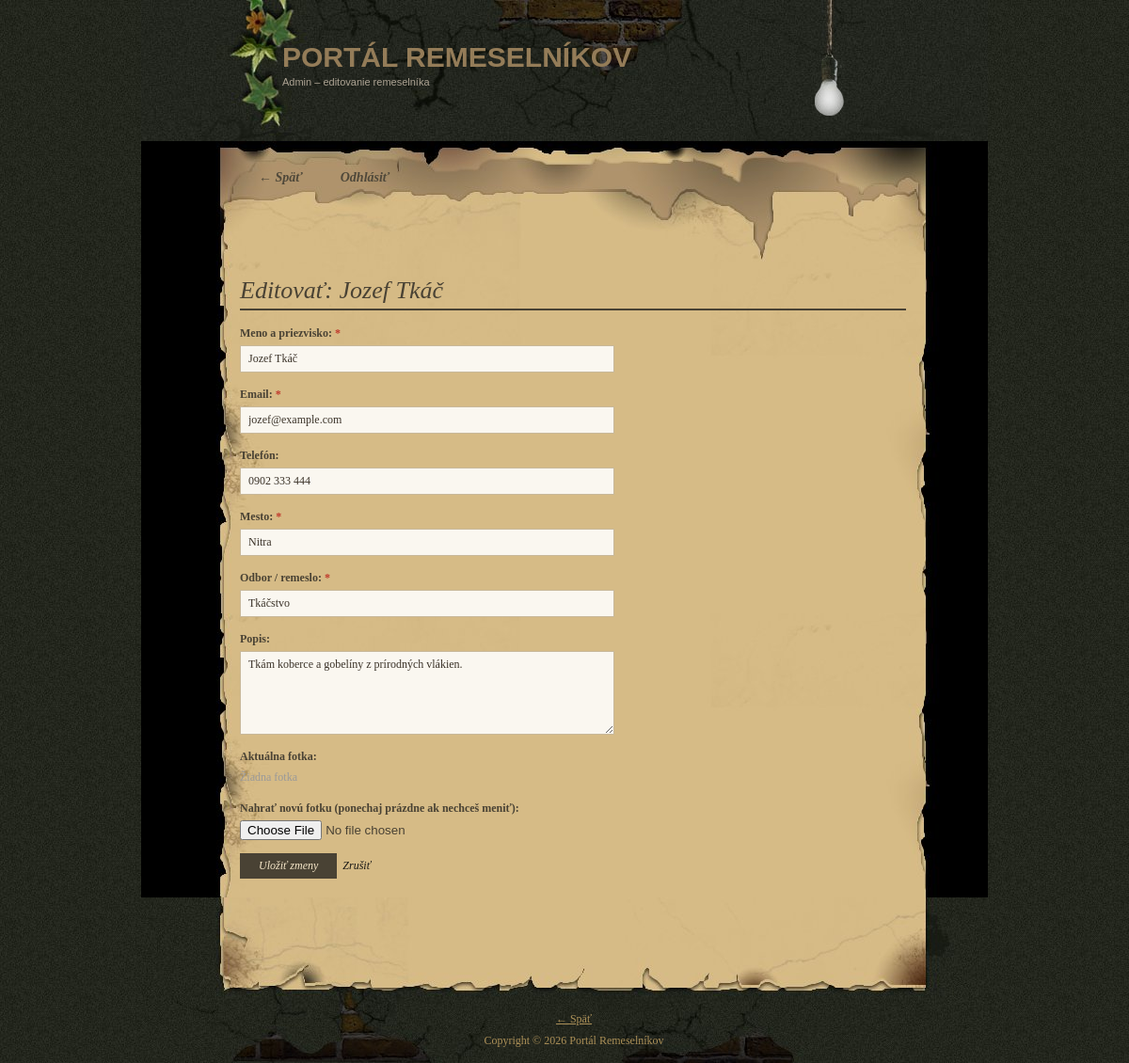
/admin/editovat.php?id=2 (signed in), run on the app's committed database.
### tables this page shows
CREATE TABLE IF NOT EXISTS remeslari (
    id          INT AUTO_INCREMENT PRIMARY KEY,
    meno        VARCHAR(100)  NOT NULL,
    email       VARCHAR(150)  NOT NULL UNIQUE,
    telefon     VARCHAR(20)   DEFAULT NULL,
    mesto       VARCHAR(100)  NOT NULL,
    odbor       VARCHAR(100)  NOT NULL,       
    popis       TEXT          DEFAULT NULL,
    fotka       VARCHAR(255)  DEFAULT NULL,   
    vytvorene   DATETIME      DEFAULT CURRENT_TIMESTAMP,
    upravene    DATETIME      DEFAULT CURRENT_TIMESTAMP ON UPDATE CURRENT_TIMESTAMP
);

### includes/bootstrap.php (called while the page is built, shortened)
<?php
spl_autoload_register(function (string $className): void {
    $file = __DIR__ . '/../classes/' . $className . '.php';
});
function h(string $text): string
{
    return htmlspecialchars($text, ENT_QUOTES, 'UTF-8');
}

### classes/Remeslar.php (called while the page is built, shortened)
<?php
class Remeslar
{
    private PDO $db;
    public function __construct(PDO $db)
    {
        $this->db = $db;
    }
    public function getById(int $id): array|false
    {
        $stmt = $this->db->prepare(
            'SELECT * FROM remeslari WHERE id = :id LIMIT 1'
        );
        $stmt->execute([':id' => $id]);
        return $stmt->fetch();
    }
}

### admin/editovat.php (the view, shortened to what this page needs)
<?php
require_once '../includes/bootstrap.php';
$db    = Database::getConnection();
$model = new Remeslar($db);
$id = (int)($_GET['id'] ?? 0);
$remeslar = $model->getById($id);
?>
<!DOCTYPE html PUBLIC "-//W3C//DTD XHTML 1.0 Transitional//EN" "http://www.w3.org/TR/xhtml1/DTD/xhtml1-transitional.dtd">
<html xmlns="http://www.w3.org/1999/xhtml">
<head>
<link href="../css/templatemo_style.css" rel="stylesheet" type="text/css" />
</head>
<body>
<div id="templatemo_container">
	<div id="bulb"></div>
	<div id="templatemo_site_title_bar">
        <div id="site_title">
            <h1>
                <a href="../index.php">PORTÁL REMESELNÍKOV</a>
                <span>Admin – editovanie remeselníka</span>
            </h1>
        </div>
    </div>
    <div id="templatemo_menu">
    	<ul>
            <li><a href="index.php">← Späť</a></li>
            <li><a href="logout.php">Odhlásiť</a></li>
        </ul>
    </div>
    <div id="templatemo_content">
        <div class="section_w670">
        	<h2>Editovať: <?php echo h($remeslar['meno']); ?></h2>
            <form method="post" action="editovat.php?id=<?php echo $id; ?>" enctype="multipart/form-data">
                <div class="form-group">
                    <label>Meno a priezvisko: <span class="required">*</span></label>
                    <input type="text" name="meno" value="<?php echo h($remeslar['meno']); ?>" />
                </div>
                <div class="form-group">
                    <label>Email: <span class="required">*</span></label>
                    <input type="email" name="email" value="<?php echo h($remeslar['email']); ?>" />
                </div>
                <div class="form-group">
                    <label>Telefón:</label>
                    <input type="tel" name="telefon" value="<?php echo h($remeslar['telefon']); ?>" />
                </div>
                <div class="form-group">
                    <label>Mesto: <span class="required">*</span></label>
                    <input type="text" name="mesto" value="<?php echo h($remeslar['mesto']); ?>" />
                </div>
                <div class="form-group">
                    <label>Odbor / remeslo: <span class="required">*</span></label>
                    <input type="text" name="odbor" value="<?php echo h($remeslar['odbor']); ?>" />
                </div>
                <div class="form-group">
                    <label>Popis:</label>
                    <textarea name="popis" rows="5"><?php echo h($remeslar['popis']); ?></textarea>
                </div>
                <div class="form-group">
                    <label>Aktuálna fotka:</label>
                    <?php if ($remeslar['fotka'] && file_exists('../images/' . $remeslar['fotka'])): ?>
                        <img src="../images/<?php echo h($remeslar['fotka']); ?>" alt="Fotka" style="max-width:120px;display:block;margin:5px 0;" />
                    <?php else: ?>
                        <p style="color:#999;font-size:12px;">Žiadna fotka</p>
                    <?php endif; ?>
                </div>
                <div class="form-group">
                    <label>Nahrať novú fotku (ponechaj prázdne ak nechceš meniť):</label>
                    <input type="file" name="fotka" accept="image/*" />
                </div>
                <input type="submit" value="Uložiť zmeny" class="btn-ulozit" />
                &nbsp;<a href="index.php">Zrušiť</a>
            </form>
        </div>
    </div>
<div id="content_bottom"></div>
    <div id="templatemo_footer">
        <ul class="footer_menu"><li class="last_menu"><a href="index.php">← Späť</a></li></ul>
        Copyright &copy; <?php echo date('Y'); ?> Portál Remeselníkov
    </div>
</div>
</body>
</html>

### css/templatemo_style.css (style rules this page uses)
body { margin: 0; padding: 0; line-height: 1.5em; font-family: Georgia, "Times New Roman", Times, serif; font-size: 12px; color: #494234; background: url(../images/templatemo_body_bg.png); }
a:link, a:visited { color: #191815; text-decoration: none; font-weight: normal; font-style: italic; }
p { margin: 0px; padding: 0px; text-align: justify; }
h1 { margin: 0px; padding: 2px 0; font-size: 30px; font-weight: bold; }
h2 { margin: 0 0 15px 0; padding: 2px 0 10px 0; font-size: 26px; font-weight: normal; color: #494234; font-style: italic; border-bottom: 2px solid #494234; }
#templatemo_container { position: relative; width: 900px; margin: 0 auto; overflow: hidden; background: url(../images/templatemo_container_top.jpg) top left no-repeat; }
#templatemo_container #bulb { position: absolute; right: 0px; top: 0px; width: 337px; height: 273px; background: url(../images/templatemo_light_off.png) no-repeat; background-color: transparent; mix-blend-mode: screen; }
#templatemo_site_title_bar { width: 900px; height: 150px; padding: 0; overflow: hidden; }
#templatemo_site_title_bar #site_title { float: left; width: 400px; margin-left: 150px; padding: 50px 0 0 0; text-align: left; }
#site_title h1 a { font-family: Arial, Helvetica, sans-serif; margin: 0px; padding: 0px; font-size: 30px; color: #947c58; font-weight: bold; text-decoration: none; font-style: normal; }
#site_title h1 span { display: block; margin-top: 10px; font-family: Arial, Helvetica, sans-serif; font-size: 11px; color: #ada393; line-height: 15px; font-weight: normal; }
#templatemo_menu { clear: both; width: 750px; height: 128px; padding: 0 65px 0 85px; background: url(../images/templatemo_menu_bg.png) no-repeat; }
#templatemo_menu ul { margin: 0px; padding: 30px 0 0 20px; list-style: none; }
#templatemo_menu ul li { padding: 0px; margin: 0px; display: inline; }
#templatemo_menu ul li a { float: left; display: block; padding: 0 20px; font-size: 14px; font-style: italic; text-align: center; font-weight: bold; text-decoration: none; color: #4f483a; outline: none; }
#templatemo_content { clear: both; position: relative; width: 708px; padding: 20px 87px 20px 105px; background: url(../images/templatemo_content_bg.png) repeat-y; }
#content_bottom { clear: both; width: 900px; height: 105px; background: url(../images/templatemo_content_bottom.png) no-repeat; }
#templatemo_content .section_w670 { clear: both; width: 708px; }
.section_w670 p { margin-bottom: 15px; }
#templatemo_footer { clear: both; width: 750px; height: 41px; padding: 15px 65px 15px 85px; text-align: center; background: url(../images/templatemo_footer_bg.png) no-repeat; color: #ac9058; }
#templatemo_footer a { font-weight: normal; color: #ac9058; text-decoration: underline; font-style: normal; }
#templatemo_footer .footer_menu { margin: 0 0 5px 0; padding: 0px; list-style: none; }
.footer_menu li { margin: 0px; padding: 0 20px; display: inline; border-right: 1px solid #ac9058; }
.footer_menu .last_menu { border: none; }

### admin/editovat.php (style rules this page uses)
.form-group { margin-bottom: 14px; }
.form-group label { display: block; font-weight: bold; font-size: 12px; margin-bottom: 4px; }
.form-group input[type="text"], .form-group input[type="email"], .form-group input[type="tel"], .form-group textarea { width: 380px; padding: 6px 8px; border: 1px solid #c8b89a; background: #faf7f0; font-family: Georgia, serif; font-size: 12px; color: #3a3228; }
.form-group textarea { resize: vertical; }
.btn-ulozit { padding: 6px 20px; background: #494234; color: #f5e6c8; border: none; cursor: pointer; font-family: Georgia, serif; font-size: 12px; font-style: italic; }
.required { color: #c0392b; }

### data on the page
remeslari: meno "Jozef Tkáč", email "jozef@example.com", telefon "0902 333 444", mesto "Nitra", odbor "Tkáčstvo", popis "Tkám koberce a gobelíny z prírodných vlákien."
